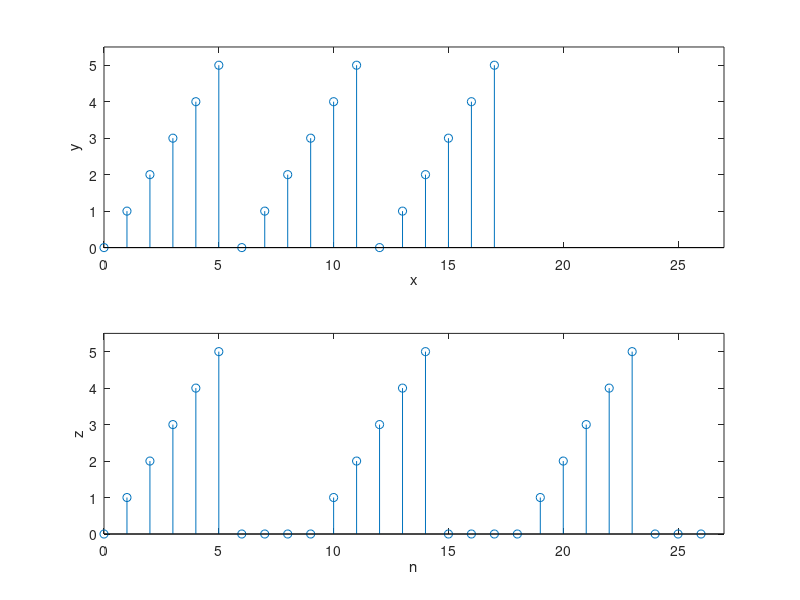

This figure's MATLAB source:
%exm5_4_multiple.m


n=0:5;
x=n;
%????
y=[ x  x x];
ny = 0:length(y)-1;
z=[x 0 0 0 x 0 0 0 x 0 0 0];
nz =0: length(z)-1;
subplot(2,1,1);stem(ny,y);axis([0  length(z) 0 5.5 ]);
xlabel('x');
ylabel('y');
subplot(2,1,2);stem(nz,z);axis([0 length(z) 0 5.5]);
xlabel('n');
ylabel('z');
